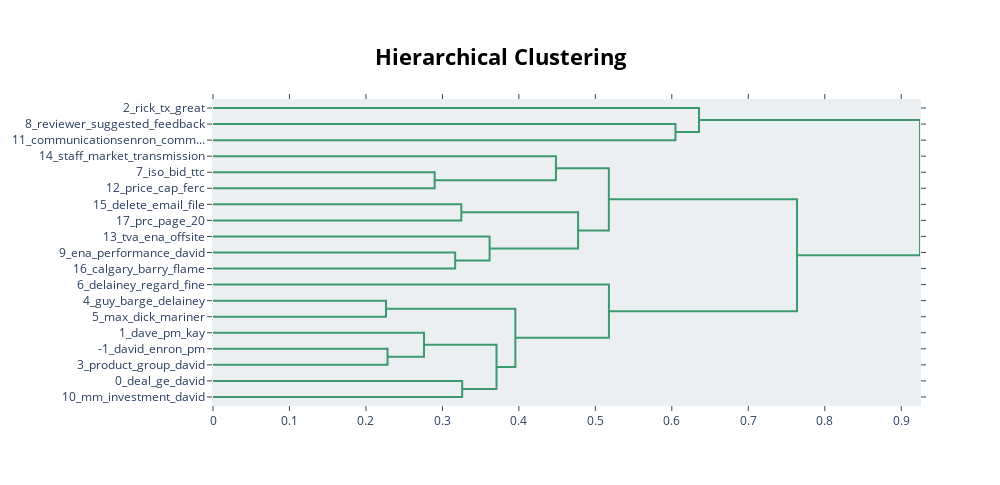

The notebook cell this image was saved under:
### Code cell
model.topic_tree(topic_model)

### Figure 1 — Plotly figure (JSON) as saved in the notebook; plotly's stock layout.template omitted (floating-point values rounded to 4 significant figures)
{"data": [{"hoverinfo": "text", "marker": {"color": "rgb(61,153,112)"}, "mode": "lines", "type": "scatter", "x": [0, 0.6048, 0.6048, 0], "xaxis": "x", "y": [-15, -15, -25, -25], "yaxis": "y"}, {"hoverinfo": "text", "marker": {"color": "rgb(61,153,112)"}, "mode": "lines", "type": "scatter", "x": [0, 0.6356, 0.6356, 0.6048], "xaxis": "x", "y": [-5, -5, -20, -20], "yaxis": "y"}, {"hoverinfo": "text", "marker": {"color": "rgb(61,153,112)"}, "mode": "lines", "type": "scatter", "x": [0, 0.2899, 0.2899, 0], "xaxis": "x", "y": [-45, -45, -55, -55], "yaxis": "y"}, {"hoverinfo": "text", "marker": {"color": "rgb(61,153,112)"}, "mode": "lines", "type": "scatter", "x": [0, 0.4484, 0.4484, 0.2899], "xaxis": "x", "y": [-35, -35, -50, -50], "yaxis": "y"}, {"hoverinfo": "text", "marker": {"color": "rgb(61,153,112)"}, "mode": "lines", "type": "scatter", "x": [0, 0.3247, 0.3247, 0], "xaxis": "x", "y": [-65, -65, -75, -75], "yaxis": "y"}, {"hoverinfo": "text", "marker": {"color": "rgb(61,153,112)"}, "mode": "lines", "type": "scatter", "x": [0, 0.3167, 0.3167, 0], "xaxis": "x", "y": [-95, -95, -105, -105], "yaxis": "y"}, {"hoverinfo": "text", "marker": {"color": "rgb(61,153,112)"}, "mode": "lines", "type": "scatter", "x": [0, 0.3617, 0.3617, 0.3167], "xaxis": "x", "y": [-85, -85, -100, -100], "yaxis": "y"}, {"hoverinfo": "text", "marker": {"color": "rgb(61,153,112)"}, "mode": "lines", "type": "scatter", "x": [0.3247, 0.4774, 0.4774, 0.3617], "xaxis": "x", "y": [-70, -70, -92.5, -92.5], "yaxis": "y"}, {"hoverinfo": "text", "marker": {"color": "rgb(61,153,112)"}, "mode": "lines", "type": "scatter", "x": [0.4484, 0.5176, 0.5176, 0.4774], "xaxis": "x", "y": [-42.5, -42.5, -81.25, -81.25], "yaxis": "y"}, {"hoverinfo": "text", "marker": {"color": "rgb(61,153,112)"}, "mode": "lines", "type": "scatter", "x": [0, 0.2262, 0.2262, 0], "xaxis": "x", "y": [-125, -125, -135, -135], "yaxis": "y"}, {"hoverinfo": "text", "marker": {"color": "rgb(61,153,112)"}, "mode": "lines", "type": "scatter", "x": [0, 0.2282, 0.2282, 0], "xaxis": "x", "y": [-155, -155, -165, -165], "yaxis": "y"}, {"hoverinfo": "text", "marker": {"color": "rgb(61,153,112)"}, "mode": "lines", "type": "scatter", "x": [0, 0.2759, 0.2759, 0.2282], "xaxis": "x", "y": [-145, -145, -160, -160], "yaxis": "y"}, {"hoverinfo": "text", "marker": {"color": "rgb(61,153,112)"}, "mode": "lines", "type": "scatter", "x": [0, 0.3258, 0.3258, 0], "xaxis": "x", "y": [-175, -175, -185, -185], "yaxis": "y"}, {"hoverinfo": "text", "marker": {"color": "rgb(61,153,112)"}, "mode": "lines", "type": "scatter", "x": [0.2759, 0.3707, 0.3707, 0.3258], "xaxis": "x", "y": [-152.5, -152.5, -180, -180], "yaxis": "y"}, {"hoverinfo": "text", "marker": {"color": "rgb(61,153,112)"}, "mode": "lines", "type": "scatter", "x": [0.2262, 0.3954, 0.3954, 0.3707], "xaxis": "x", "y": [-130, -130, -166.2, -166.2], "yaxis": "y"}, {"hoverinfo": "text", "marker": {"color": "rgb(61,153,112)"}, "mode": "lines", "type": "scatter", "x": [0, 0.5178, 0.5178, 0.3954], "xaxis": "x", "y": [-115, -115, -148.1, -148.1], "yaxis": "y"}, {"hoverinfo": "text", "marker": {"color": "rgb(61,153,112)"}, "mode": "lines", "type": "scatter", "x": [0.5176, 0.7637, 0.7637, 0.5178], "xaxis": "x", "y": [-61.88, -61.88, -131.6, -131.6], "yaxis": "y"}, {"hoverinfo": "text", "marker": {"color": "rgb(61,153,112)"}, "mode": "lines", "type": "scatter", "x": [0.6356, 0.9245, 0.9245, 0.7637], "xaxis": "x", "y": [-12.5, -12.5, -96.72, -96.72], "yaxis": "y"}], "layout": {"autosize": false, "height": 485, "hoverlabel": {"bgcolor": "white", "font": {"family": "Rockwell", "size": 16}}, "hovermode": "closest", "plot_bgcolor": "#ECEFF1", "showlegend": false, "title": {"font": {"color": "Black", "size": 22}, "text": "<b>Hierarchical Clustering", "x": 0.5, "xanchor": "center", "yanchor": "top"}, "width": 1000, "xaxis": {"mirror": "allticks", "rangemode": "tozero", "showgrid": false, "showline": true, "showticklabels": true, "ticks": "outside", "type": "linear", "zeroline": false}, "yaxis": {"mirror": "allticks", "range": [-190, 0], "rangemode": "tozero", "showgrid": false, "showline": true, "showticklabels": true, "tickmode": "array", "ticks": "outside", "ticktext": ["2_rick_tx_great", "8_reviewer_suggested_feedback", "11_communicationsenron_comm...", "14_staff_market_transmission", "7_iso_bid_ttc", "12_price_cap_ferc", "15_delete_email_file", "17_prc_page_20", "13_tva_ena_offsite", "9_ena_performance_david", "16_calgary_barry_flame", "6_delainey_regard_fine", "4_guy_barge_delainey", "5_max_dick_mariner", "1_dave_pm_kay", "-1_david_enron_pm", "3_product_group_david", "0_deal_ge_david", "10_mm_investment_david"], "tickvals": [-5, -15, -25, -35, -45, -55, -65, -75, -85, -95, -105, -115, -125, -135, -145, -155, -165, -175, -185], "type": "linear", "zeroline": false}}}
